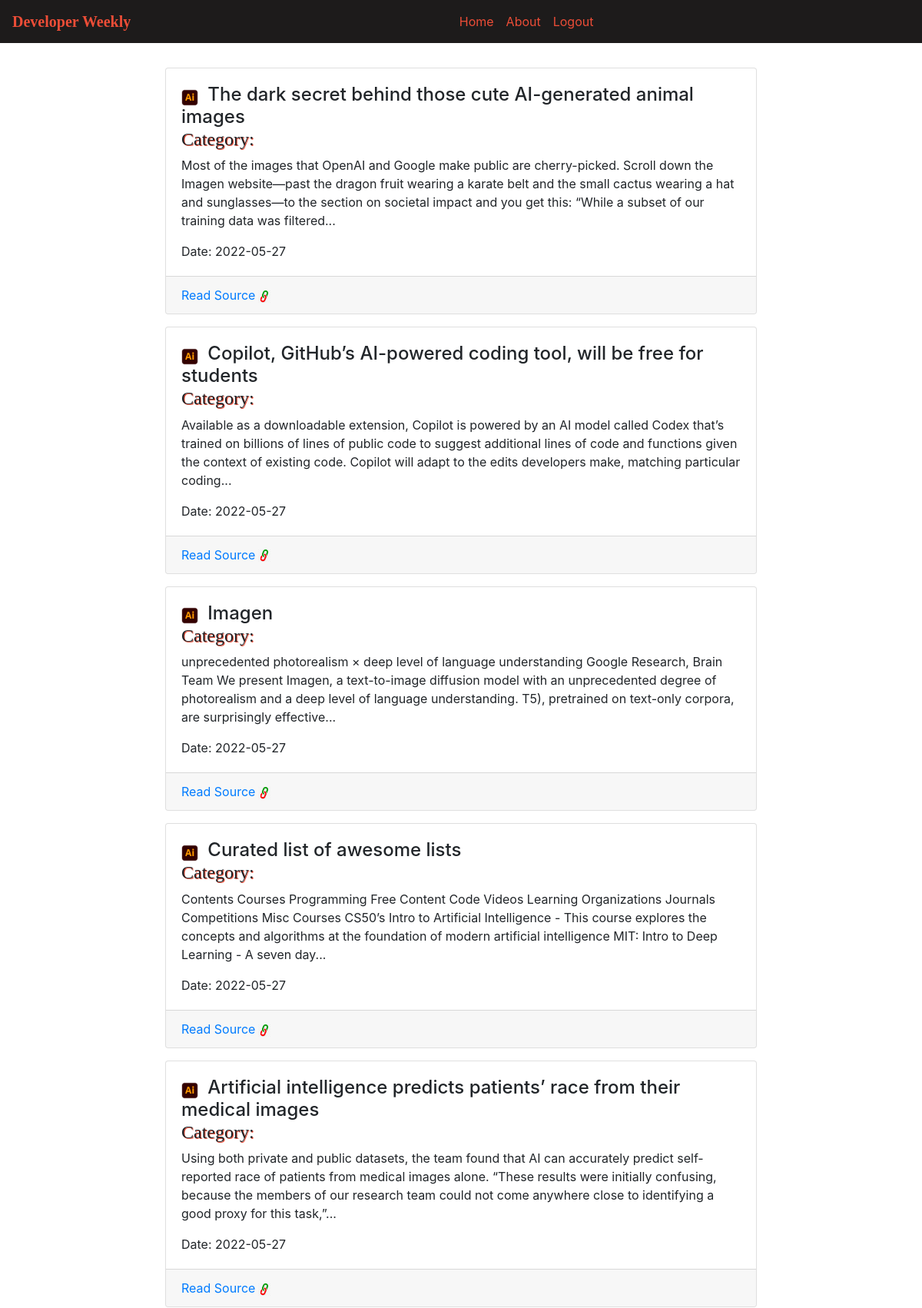
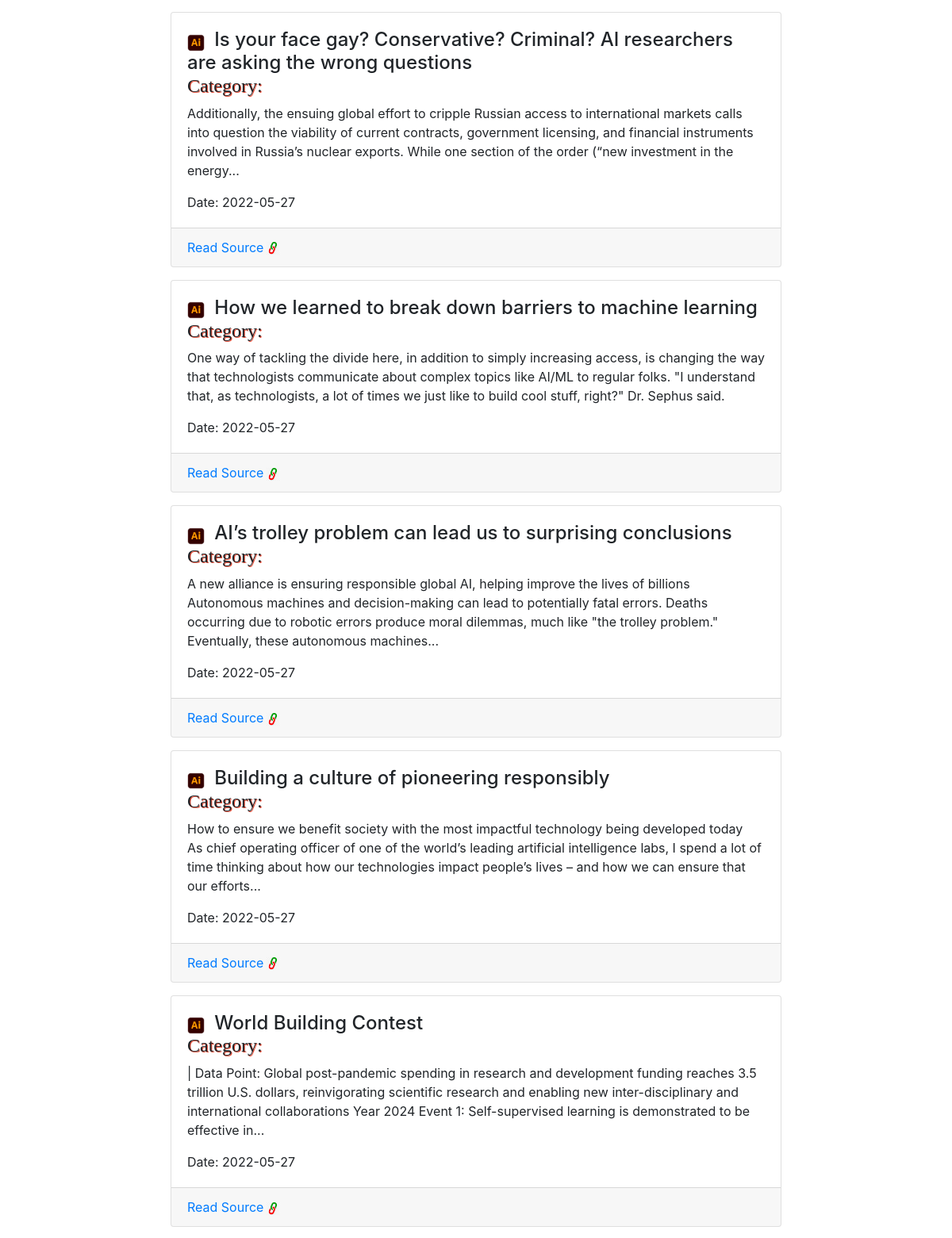
The page /detail?f=a (signed in, upper part) on the database its author committed (2 pictures, top to bottom).
### project_orm.py (models this page shows)
class AI_News(Base):
    __tablename__ = 'ai_news'
    id = Column(Integer,primary_key=True)
    category = Column(String(255))
    topic = Column(String())
    description = Column(String())
    link = Column(String())
    created_at =  Column(DateTime,default=datetime.utcnow,nullable=False)

### app.py (the view)
@app.route('/detail')
def details():
    sess = get_db()
    selection = request.args.get('f')
    if selection=='p':
        data = sess.query(PythonNews).all()
    if selection=='c':
        data = sess.query(Cplusplus_News).all()
    if selection=='a':
        data = sess.query(AI_News).all()
    if selection=='d':
        data = sess.query(Django_News).all()
    if selection=='j':
        data = sess.query(Java_News).all()
    if selection=='js':
        data = sess.query(Js_News).all()
    return render_template('detail.html',title='News_Dashboard',selected=selection,details=data)

### app.py (called while the page is built)
def get_db():
    engine = create_engine('sqlite:///project.sqlite')
    Session = scoped_session(sessionmaker(bind=engine))
    return Session()

### templates/detail.html (shortened to what this page needs)
{% extends 'base.html' %}
{% block body %}
<div class="container-fluid py-3">
    <div class="row">
        <div class="col-md-8 mx-auto">
            {% for news in details %}
            <div class="card my-3">
                <div class="card-body">
                    {% if selected=='a' %}
                    <img src="../static/images/AI-removebg-preview.png" alt="..." class="img-fluid" id="ai_img">
                    {% endif %}
                    <h4 class="card-title d-inline">{{ news.topic }}</h4>
                    <div class="card-category">
                        <h4>Category: {{news.source}}</h4>
                    </div>
                    <p class="card-text">{{news.description}}</p>
                    <a target="blank" class="card-link">Date: {{news.created_at.date()}}</a>
                </div>
                <div class="card-footer d-flex">
                    <a target="blank" href="{{news.link}}" class="card-link">Read Source</a>
                    <span><img src="../static/images/link.jpg" alt="..." class="img-fluid" id="link_img"></span>
                </div>
            </div>
            {% endfor %}
        </div>
    </div>
</div>
{% endblock %}

### templates/detail.html (style rules this page uses)
.card-category { font-weight: bold; font-family: Georgia, 'Times New Roman', Times, serif; text-shadow: 1px 1px #EC4D37; }
#ai_img { width: 3%; margin-right: 8px; }
#link_img { width: 7%; margin-left: 4px; }

### rows shown on the page
AI_News: topic "The dark secret behind those cute AI-generated animal images", description "Most of the images that OpenAI and Google make public are cherry-picked. Scroll down the Imagen website—past the dragon fruit wearing a karate belt and the small cactus wearing a hat and sunglasses—to the section on societal impact and you get this: “While a subset of our training data was filtered...", created_at "2022-05-27"
AI_News: topic "Copilot, GitHub’s AI-powered coding tool, will be free for students", description "Available as a downloadable extension, Copilot is powered by an AI model called Codex that’s trained on billions of lines of public code to suggest additional lines of code and functions given the context of existing code. Copilot will adapt to the edits developers make, matching particular coding...", created_at "2022-05-27"
AI_News: topic "Imagen", description "unprecedented photorealism × deep level of language understanding Google Research, Brain Team We present Imagen, a text-to-image diffusion model with an unprecedented degree of photorealism and a deep level of language understanding. T5), pretrained on text-only corpora, are surprisingly effective...", created_at "2022-05-27"
AI_News: topic "Curated list of awesome lists", description "Contents Courses Programming Free Content Code Videos Learning Organizations Journals Competitions Misc Courses CS50’s Intro to Artificial Intelligence - This course explores the concepts and algorithms at the foundation of modern artificial intelligence MIT: Intro to Deep Learning - A seven day...", created_at "2022-05-27"
AI_News: topic "Artificial intelligence predicts patients’ race from their medical images", description "Using both private and public datasets, the team found that AI can accurately predict self-reported race of patients from medical images alone. “These results were initially confusing, because the members of our research team could not come anywhere close to identifying a good proxy for this task,”...", created_at "2022-05-27"
AI_News: topic "Is your face gay? Conservative? Criminal? AI researchers are asking the wrong questions", description "Additionally, the ensuing global effort to cripple Russian access to international markets calls into question the viability of current contracts, government licensing, and financial instruments involved in Russia’s nuclear exports. While one section of the order (“new investment in the energy...", created_at "2022-05-27"
AI_News: topic "How we learned to break down barriers to machine learning", description "One way of tackling the divide here, in addition to simply increasing access, is changing the way that technologists communicate about complex topics like AI/ML to regular folks. \"I understand that, as technologists, a lot of times we just like to build cool stuff, right?\" Dr. Sephus said.", created_at "2022-05-27"
AI_News: topic "AI’s trolley problem can lead us to surprising conclusions", description "A new alliance is ensuring responsible global AI, helping improve the lives of billions Autonomous machines and decision-making can lead to potentially fatal errors. Deaths occurring due to robotic errors produce moral dilemmas, much like \"the trolley problem.\" Eventually, these autonomous machines...", created_at "2022-05-27"
AI_News: topic "Building a culture of pioneering responsibly", description "How to ensure we benefit society with the most impactful technology being developed today ‍ As chief operating officer of one of the world’s leading artificial intelligence labs, I spend a lot of time thinking about how our technologies impact people’s lives – and how we can ensure that our efforts...", created_at "2022-05-27"
AI_News: topic "World Building Contest", description "| Data Point: Global post-pandemic spending in research and development funding reaches 3.5 trillion U.S. dollars, reinvigorating scientific research and enabling new inter-disciplinary and international collaborations Year 2024 Event 1: Self-supervised learning is demonstrated to be effective in...", created_at "2022-05-27"
